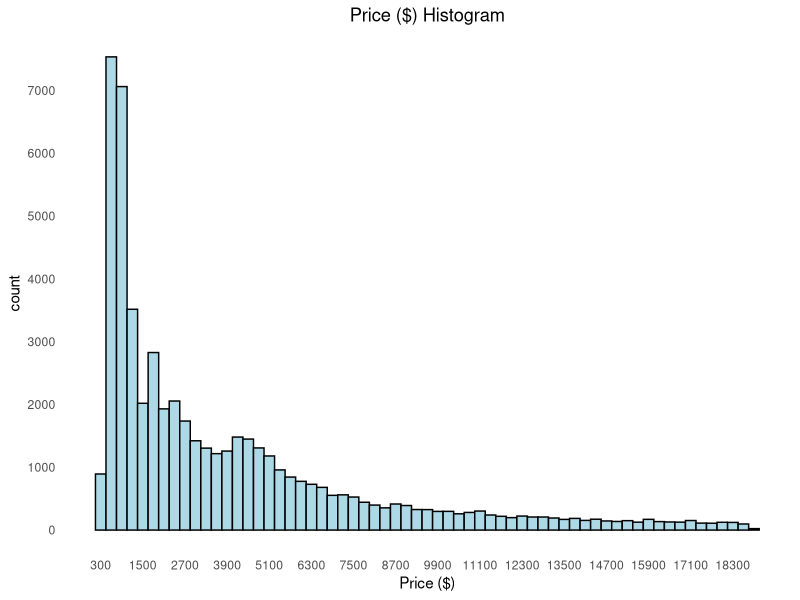
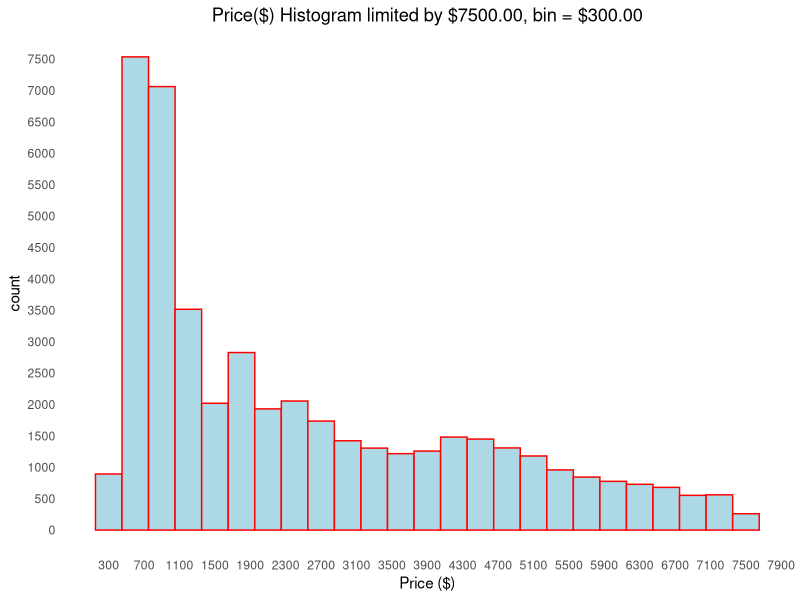
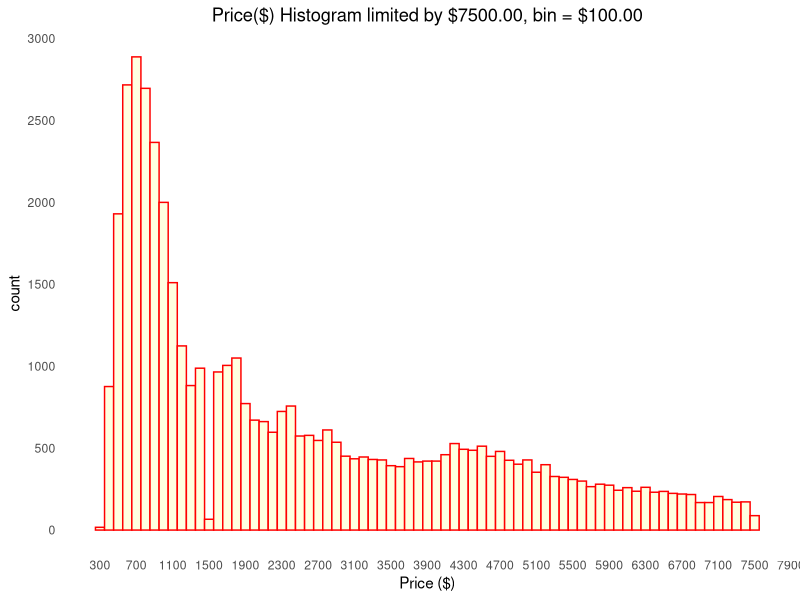
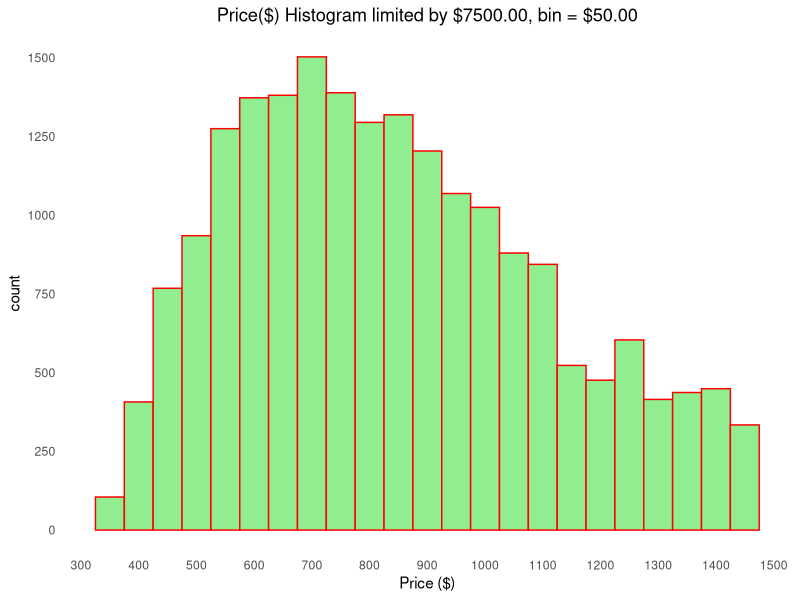
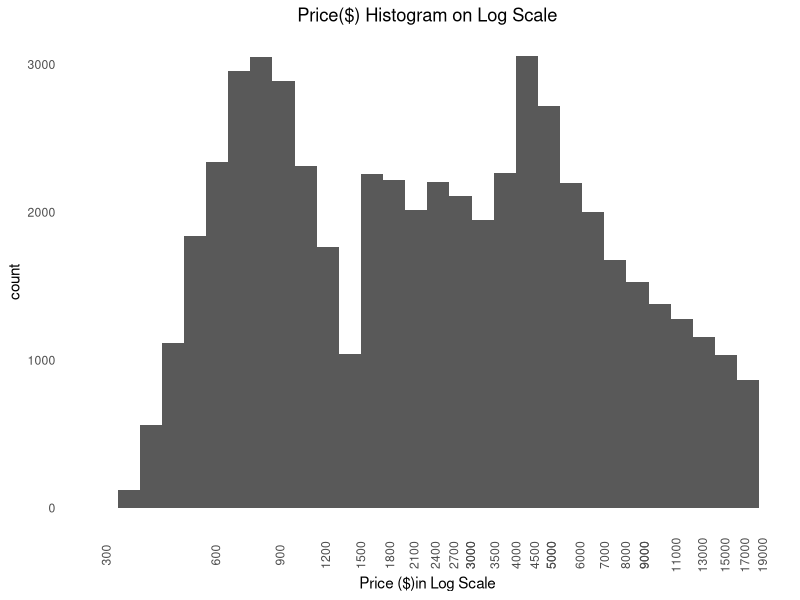
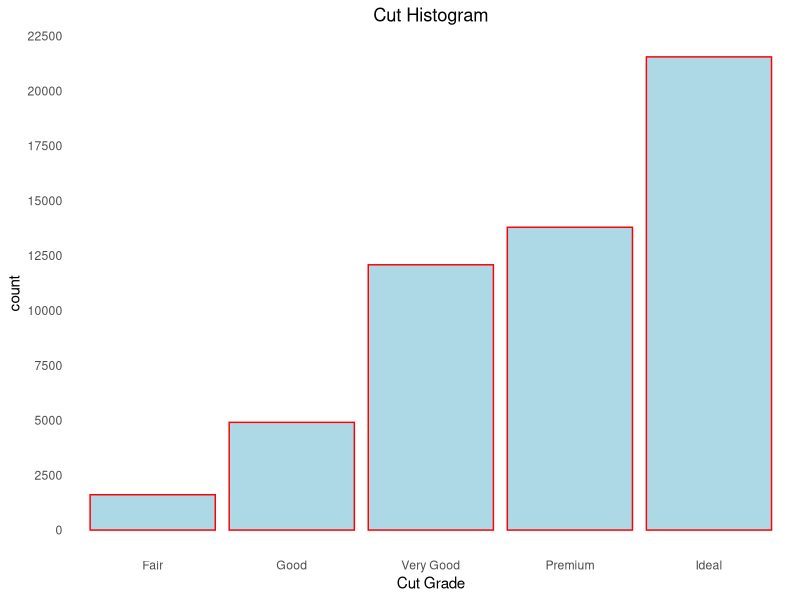
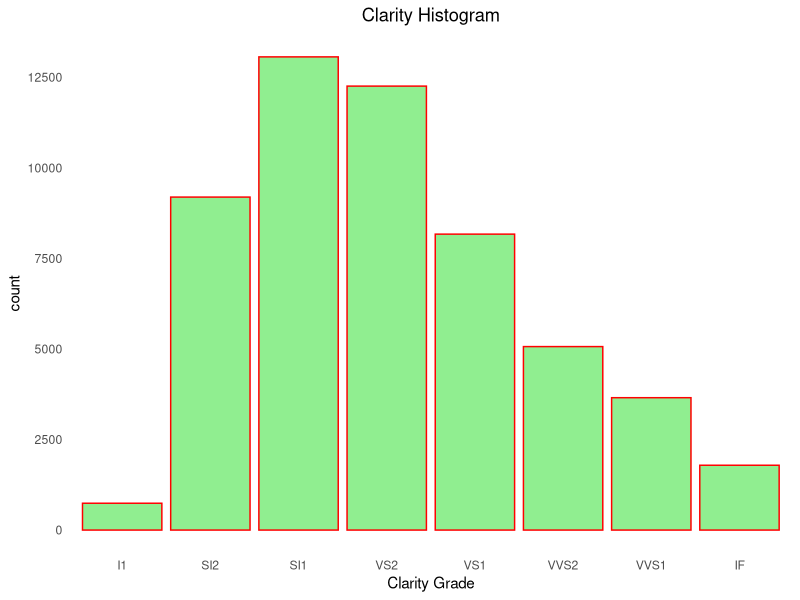
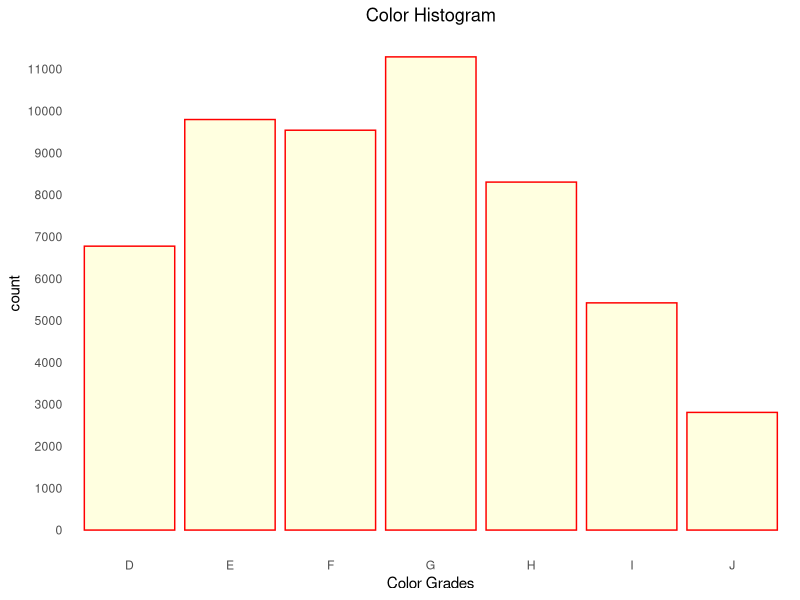

Write the R code that produced these figures, in order.
## ---- chunk 1
library(ggplot2)
library(dplyr)
library(reshape)
library(reshape2)
library(GGally)
library('ggthemes')
## ---- chunk 2
# Load the Data
data(diamonds)
## ---- chunk 3
str(diamonds)
## ---- chunk 4
print("The ascending order of quality of diamond cut levels:")
levels(diamonds$cut)
print("The ascending order of quality of diamond color levels:")
levels(diamonds$color)
print("The ascending order of quality of diamond clarity levels:")
levels(diamonds$clarity)
## ---- chunk 5
summary(diamonds)
## ---- chunk 6
print("Total missing values:")
table(is.na(diamonds$price))
## ---- chunk 7
ggplot(data = diamonds, aes(x = price)) +
  geom_histogram(binwidth = 300, color="black", fill = "light blue") +
  scale_x_continuous(breaks = seq(300,19000,1200)) +
  scale_y_continuous(breaks = seq(0,15000,1000)) + 
    labs(x="Price ($)", title = "Price ($) Histogram") +
    theme(axis.ticks = element_blank(), 
          panel.background = element_blank(), 
          panel.grid = element_blank(),
          axis.text.x = element_text(),
          plot.title = element_text(hjust = 0.5))
#x-scale is decided 
## ---- chunk 8
table(diamonds$price < 7500)/nrow(diamonds)
## ---- chunk 9
ggplot(data = subset(x = diamonds, price < 7500), aes(x = price)) +
  geom_histogram(binwidth = 300, color = "red", fill = "light blue") +
  scale_x_continuous(breaks = seq(300,19000,400)) +
  scale_y_continuous(breaks = seq(0,8000,500)) + 
    labs(x="Price ($)", title = "Price($) Histogram limited by $7500.00, bin = $300.00") +
    theme(axis.ticks = element_blank(), 
          panel.background = element_blank(), 
          panel.grid = element_blank(),
          axis.text.x = element_text(), 
          plot.title = element_text(hjust = 0.5)) 
#adjusting binwidth 
 
ggplot(data = subset(x = diamonds, price < 7500), aes(x = price)) +
  geom_histogram(binwidth = 100, color = "red", fill = "light yellow") +
  scale_x_continuous(breaks = seq(300,19000,400)) +
  scale_y_continuous(breaks = seq(0,3000,500)) + 
    labs(x="Price ($)", title = "Price($) Histogram limited by $7500.00, bin = $100.00") +
    theme(axis.ticks = element_blank(), 
          panel.background = element_blank(), 
          panel.grid = element_blank(),
          axis.text.x = element_text(), 
          plot.title = element_text(hjust = 0.5))
#
## ---- chunk 10

print("Price($) Histogram is right skewed with mean at around $800.00")
## ---- chunk 11
#print("Price($) Histogram is right skewed with mean at around $800.00")
#
ggplot(data = subset(x = diamonds, price < 1500), aes(x = price)) +
  geom_histogram(binwidth = 50, color = "red", fill = "light green") +
  scale_x_continuous(breaks = seq(300,2000,100)) +
  scale_y_continuous(breaks = seq(0,2000,250)) + 
    labs(x="Price ($)", title = "Price($) Histogram limited by $7500.00, bin = $50.00") +
    theme(axis.ticks = element_blank(), 
          panel.background = element_blank(), 
          panel.grid = element_blank(),
          axis.text.x = element_text(), 
          plot.title = element_text(hjust = 0.5))
## ---- chunk 12
ggplot(data = diamonds, aes(x = price)) +
  geom_histogram() +
  scale_x_log10(breaks = c(seq(300,3000,300), seq(3000, 5000, 500) ,seq(5000, 9000, 1000),seq(9000, 20000, 2000))) + 
    labs(x="Price ($)in Log Scale", title = "Price($) Histogram on Log Scale") +
    theme(axis.ticks = element_blank(), 
          panel.background = element_blank(), 
          panel.grid = element_blank(),
          axis.text.x = element_text(angle=90), 
          plot.title = element_text(hjust = 0.5))
## ---- chunk 13
round(table(diamonds$price < 1500)/nrow(diamonds),2) *100
## ---- chunk 14
ggplot(data = diamonds, aes(x = cut)) +
    geom_histogram(stat = "count", fill = "light blue", color = "red") +
    scale_y_continuous(breaks = seq(0,25000, 2500)) +
    labs(x="Cut Grade", title = "Cut Histogram") +
    theme(axis.ticks = element_blank(), 
          panel.background = element_blank(), 
          panel.grid = element_blank(),
          axis.text.x = element_text(), 
          plot.title = element_text(hjust = 0.5))
###
ggplot(data = diamonds, aes(x = clarity)) +
    geom_histogram(stat = "count", fill = "light green", color = "red") +
    scale_y_continuous(breaks = seq(0,15000, 2500)) +
    labs(x="Clarity Grade", title = "Clarity Histogram") +
    theme(axis.ticks = element_blank(), 
          panel.background = element_blank(), 
          panel.grid = element_blank(),
          axis.text.x = element_text(), 
          plot.title = element_text(hjust = 0.5))
###
ggplot(data = diamonds, aes(x = color)) +
    geom_histogram(stat = "count", fill = "light yellow", color = "red") +
    scale_y_continuous(breaks = seq(0,15000, 1000)) +
    labs(x="Color Grades", title = "Color Histogram") +
    theme(axis.ticks = element_blank(), 
          panel.background = element_blank(), 
          panel.grid = element_blank(),
          axis.text.x = element_text(), 
          plot.title = element_text(hjust = 0.5))
###
## ---- chunk 15
summary(diamonds$carat)
## ---- chunk 16
ggplot(data = diamonds, aes(x = carat)) +
    geom_histogram(binwidth = 0.1, color = "dark green", fill = "light yellow") +
    scale_x_log10(breaks = seq(0.2,3.2,.2)) +
    labs(x="Carat (Ct)", title = "Carat Histogram with bin = 0.1 Ct") +
    theme(axis.ticks = element_blank(), 
          panel.background = element_blank(), 
          panel.grid = element_blank(),
          axis.text.x = element_text(angle = 90), 
          plot.title = element_text(hjust = 0.5))
###
ggplot(data = diamonds, aes(x = carat)) +
    geom_histogram(binwidth = 0.01, color = "dark green", fill = "light yellow") +
    scale_x_log10(breaks = seq(0.2,3.2,.2)) +
    labs(x="Carat (Ct)", title = "Carat Histogram with bin = 0.01 Ct") +
    theme(axis.ticks = element_blank(), 
          panel.background = element_blank(), 
          panel.grid = element_blank(),
          axis.text.x = element_text(angle = 90), 
          plot.title = element_text(hjust = 0.5))
###
## ---- chunk 17
table((diamonds$carat < 2.5))/nrow(diamonds)
## ---- chunk 18
ggplot(data = diamonds, aes(x = depth)) +
    geom_histogram(binwidth = 0.5, color = "red", fill = "light blue") +
    xlim(55,70) +
    labs(x="Depth (mm)", title = "Depth Histogram") +
    theme(axis.ticks = element_blank(), 
          panel.background = element_blank(), 
          panel.grid = element_blank(),
          axis.text.x = element_text(), 
          plot.title = element_text(hjust = 0.5))
##
ggplot(data = diamonds, aes(x = table)) +
    geom_histogram(binwidth = 1, color = "red", fill = "light blue") +
    xlim(50,70) + 
   # scale_x_continuous(breaks = seq(40,80,2))+
    labs(x="Table (%)", title = "Table Histogram") +
    theme(axis.ticks = element_blank(), 
          panel.background = element_blank(), 
          panel.grid = element_blank(),
          axis.text.x = element_text(), 
          plot.title = element_text(hjust = 0.5))
## ---- chunk 19
print("Missing values in x:")
table(diamonds$x == 0)
print("Missing values in y:")
table(diamonds$y == 0)
print("Missing values in z:")
table(diamonds$z == 0)
## ---- chunk 20
diamonds$volume <- ( diamonds$x * diamonds$y * diamonds$z )
print("Summary stats of volume:")
summary(diamonds[!(diamonds$volume == 0),]$volume)
ggplot(data = subset(diamonds, (volume != 0)), aes(x = volume)) +
    geom_histogram(binwidth = 10, color = "red", fill = "light blue") +
    xlim(0,450) +
    labs(x = "Volume (mm cubic)", title = "Volume Histogram") +
    theme(axis.ticks = element_blank(), 
          panel.background = element_blank(), 
          panel.grid = element_blank(),
          axis.text.x = element_text(), 
          plot.title = element_text(hjust = 0.5))
## ---- chunk 21
suppressMessages(ggpairs(data = diamonds) +
    theme(axis.ticks = element_blank(), 
          axis.text = element_blank(), 
          plot.title = element_text(hjust = 0.5))) + 
    labs(title="Matrix of plots of all Diamond features ")
## ---- chunk 22
ggplot(data = diamonds, aes(x = carat, y = price)) + 
    geom_point() + 
    labs(x="Carat (Ct)", y="Price($)", title = "Carat (Ct.) vs. Price($)") +
    theme(axis.ticks = element_blank(), 
          panel.background = element_blank(), 
          panel.grid = element_blank(),
          axis.text.x = element_text(), 
          plot.title = element_text(hjust = 0.5))
## ---- chunk 23
ggplot(data = subset(diamonds, carat < quantile(carat, 0.99)),aes(x = carat, y = price) ) +
    geom_point(alpha = 1/10) +
    geom_smooth(method = "lm", color = "red") + 
    labs(x="Carat (Ct)", y = "Price ($)", title = " Linear Regression Price = f(Carat)") +
    theme(axis.ticks = element_blank(), 
          panel.background = element_blank(), 
          panel.grid = element_blank(),
          axis.text.x = element_text(), 
          plot.title = element_text(hjust = 0.5))
## ---- chunk 24
diamonds_by_carat <- diamonds  %>% group_by(carat) %>%
    summarise(price_mean = mean(price), 
              price_median = median(price), 
              n = n()) %>%
    arrange(carat)
summary(diamonds_by_carat)
ggplot(data = diamonds_by_carat, aes(x = carat, y = price_mean)) + 
    geom_line() + 
    labs(x="Carat (Ct)", y = "Mean Price($)", title = "Carat(ct.) vs. Mean price($) ") +
    theme(axis.ticks = element_blank(), 
          panel.background = element_blank(), 
          panel.grid = element_blank(),
          axis.text.x = element_text(), 
          plot.title = element_text(hjust = 0.5))
## ---- chunk 25
ggplot(data = subset(diamonds, carat < quantile(carat, 0.99)), 
       aes(x = carat, y = price)) +
    geom_point(color = "light blue") + 
    geom_line(stat = "summary", fun.y = mean, color = "red") +
    geom_line(stat = "summary", fun.y = median, color = "dark green") + 
    geom_line(stat = "summary", fun.y = quantile, fun.args = list(prob = 0.9), linetype = 2) + 
    geom_line(stat = "summary", fun.y = quantile, fun.args = list(prob = 0.1), linetype = 2) + 
    scale_color_discrete(name = "Y series", labels = c("mean", "median", "0.9", "0.1")) +
    labs(x="Carat (Ct)", y = "Mean Price($)", title = "Carat vs. Price. Carat Quantile, Mean(Red), Median(Green)") +
    theme(axis.ticks = element_blank(), 
          panel.background = element_blank(), 
          panel.grid = element_blank(),
          axis.text.x = element_text(), 
          plot.title = element_text(hjust = 0.5))
### TODO: add legend to this graph
## ---- chunk 26
cor(x = diamonds$carat, y = diamonds$price, method = "pearson")
## ---- chunk 27
by(data = diamonds$price, INDICES = diamonds$cut, FUN = summary)
ggplot(data = diamonds, aes(x = cut, y = price)) + 
    geom_boxplot() + 
    scale_y_continuous(breaks = seq(0,20000,1000)) + 
    labs(x="Color", y = "Price($)", title = "Boxplot of Cut") +
    theme(axis.ticks = element_blank(), 
          panel.background = element_blank(), 
          panel.grid = element_blank(),
          axis.text.x = element_text(), 
          plot.title = element_text(hjust = 0.5))
## ---- chunk 28
ggplot(data = diamonds, aes(x = cut, y = price)) + 
    geom_boxplot() + 
    scale_y_continuous(breaks = seq(0,10000,1000)) +
    coord_cartesian(ylim = c(0,10000)) + 
    labs(x="Cut Grades", y = "Price($)", title = "Boxplot of Cut after removing outliers") +
    theme(axis.ticks = element_blank(), 
          panel.background = element_blank(), 
          panel.grid = element_blank(),
          axis.text.x = element_text(), 
          plot.title = element_text(hjust = 0.5))
## ---- chunk 29
by(data = diamonds$price, INDICES = diamonds$clarity, FUN = summary)
ggplot(data = diamonds, aes(x = clarity, y = price)) + 
    geom_boxplot() + 
    scale_y_continuous(breaks = seq(0,20000,1000)) + 
    labs(x="Clarity Grade", y = "Price($)", title = "Boxplot of Clarity") +
    theme(axis.ticks = element_blank(), 
          panel.background = element_blank(), 
          panel.grid = element_blank(),
          axis.text.x = element_text(), 
          plot.title = element_text(hjust = 0.5))
## ---- chunk 30
ggplot(data = diamonds, aes(x = clarity, y = price)) + 
    geom_boxplot() + 
    scale_y_continuous(breaks = seq(0,10000,1000)) +
    coord_cartesian(ylim = c(0,7000)) + 
    labs(x="Clarity Grade", y = "Price($) removed outliers", title = "Boxplot of Clarity without Outliers") +
    theme(axis.ticks = element_blank(), 
          panel.background = element_blank(), 
          panel.grid = element_blank(),
          axis.text.x = element_text(), 
          plot.title = element_text(hjust = 0.5))
## ---- chunk 31
by(data = diamonds$price, INDICES = diamonds$color, FUN = summary)
ggplot(data = diamonds, aes(x = color, y = price)) + 
    geom_boxplot() + 
    scale_y_continuous(breaks = seq(0,20000,1000)) + 
    labs(x="Color", y = "Price($)", title = "Boxplot of Color") +
    theme(axis.ticks = element_blank(), 
          panel.background = element_blank(), 
          panel.grid = element_blank(),
          axis.text.x = element_text(), 
          plot.title = element_text(hjust = 0.5))
## ---- chunk 32
ggplot(data = diamonds, aes(x = color, y = price)) + 
    geom_boxplot() + 
    scale_y_continuous(breaks = seq(0,10000,1000)) +
    coord_cartesian(ylim = c(0,8000)) + 
    labs(x="Color", y = "Price($) removed outliers", title = "Boxplot of Color without Outliers") +
    theme(axis.ticks = element_blank(), 
          panel.background = element_blank(), 
          panel.grid = element_blank(),
          axis.text.x = element_text(), 
          plot.title = element_text(hjust = 0.5))
## ---- chunk 33
cor(x = diamonds$depth, y = diamonds$price, method = "pearson")
## ---- chunk 34
ggplot(data = diamonds, aes(x = depth, y = price)) + 
    geom_point() + 
    coord_cartesian(xlim = c(50, 75)) +
    scale_x_continuous(breaks = seq(50,75,2.5)) + 
    labs(x="Depth (mm)", y = "Price($)", title = "Depth vs. Price") +
    theme(axis.ticks = element_blank(), 
          panel.background = element_blank(), 
          panel.grid = element_blank(),
          axis.text.x = element_text(), 
          plot.title = element_text(hjust = 0.5))
## ---- chunk 35
cor(x = diamonds$table, y = diamonds$price, method = "pearson")
## ---- chunk 36
ggplot(data = diamonds, aes(x = table, y = price)) + 
    geom_point() + 
    coord_cartesian(xlim = c(45, 75)) +
    scale_x_continuous(breaks = seq(45,75,2.5)) + 
    labs(x="Table (%)", y = "Price($)", title = "Table vs Price") +
    theme(axis.ticks = element_blank(), 
          panel.background = element_blank(), 
          panel.grid = element_blank(),
          axis.text.x = element_text(), 
          plot.title = element_text(hjust = 0.5))
## ---- chunk 37
cor(diamonds$volume, diamonds$price, method = "pearson")
## ---- chunk 38
ggplot(data = diamonds, aes(x = volume, y = price)) + 
    geom_point() + 
    coord_cartesian(xlim = c(0,500), ylim = c(0,25000)) + 
    geom_smooth(method = "lm", color = "red") + 
    labs(x="Volume (mm cubic)", y = "Price($)", title = "Volume vs. Price") +
    theme(axis.ticks = element_blank(), 
          panel.background = element_blank(), 
          panel.grid = element_blank(),
          axis.text.x = element_text(), 
          plot.title = element_text(hjust = 0.5))
## ---- chunk 39
ggplot(data = diamonds, aes(x = carat, y = price)) +
  geom_point(aes(color = color)) +
  facet_wrap(~ cut, ncol = 2) + 
  labs(title = "Figure 1: Facets by Diamond Cut") +
  scale_color_brewer(type = "div") +
  geom_vline(xintercept = c(1,2,3)) + 
  geom_hline(yintercept = c(5000,10000,15000), color = "blue") + 
    labs(x="Carat (Ct.)", y = "Price($)") +
    theme(axis.ticks = element_blank(), 
          panel.background = element_blank(), 
          panel.grid = element_blank(),
          axis.text.x = element_text(), 
          plot.title = element_text(hjust = 0.5))
###
ggplot(data = diamonds, aes(x = carat, y = price)) +
  geom_point(aes(color = color)) +
  facet_wrap(~ clarity, ncol = 2)+ 
  labs(title = "Figure 2: Facets by Diamond Clarity")+
  scale_color_brewer(type = "div") +
  geom_vline(xintercept = c(1,2,3)) + 
    geom_hline(yintercept = c(5000,10000,15000), color = "blue") + 
    labs(x="Carat (Ct.)", y = "Price($)") +
    theme(axis.ticks = element_blank(), 
          panel.background = element_blank(), 
          panel.grid = element_blank(),
          axis.text.x = element_text(), 
          plot.title = element_text(hjust = 0.5))
###
ggplot(data = diamonds, aes(x = color, y = carat)) +
  geom_boxplot() + 
  labs(title = "Figure 3: Diamond Color and Carat relation")+ 
    labs(x="Color", y = "Carat(Ct.)") +
    theme(axis.ticks = element_blank(), 
          panel.background = element_blank(), 
          panel.grid = element_blank(),
          axis.text.x = element_text(), 
          plot.title = element_text(hjust = 0.5))

###
ggplot(data = diamonds, aes(x = carat/volume, y = price)) +
  geom_point(aes(color = cut)) +
  facet_wrap(~ color, ncol = 2) + 
  labs(title = "Figure 4: Facets by Diamond Color")+
  scale_color_brewer(type = "div") + 
    labs(x="Carat per Vol. (Ct/mm cubic)", y = "Price($)") +
    theme(axis.ticks = element_blank(), 
          panel.background = element_blank(), 
          panel.grid = element_blank(),
          axis.text.x = element_text(), 
          plot.title = element_text(hjust = 0.5))

###
ggplot(data = diamonds, aes(x = carat/volume, y = price)) + 
    geom_point() + 
    labs(title = "Figure 5: Diamond Density plot") + 
    labs(x="Carat per Vol. (Ct/mm cubic)", y = "Price($)") +
    theme(axis.ticks = element_blank(), 
          panel.background = element_blank(), 
          panel.grid = element_blank(),
          axis.text.x = element_text(), 
          plot.title = element_text(hjust = 0.5))

###
ggplot(data = diamonds, aes(x = carat, y = price)) +
  geom_point(aes(color = cut)) +
  facet_wrap(~ clarity, ncol = 2)  +
  geom_smooth(method = "lm", color = "red") +
  geom_vline(xintercept = c(1,2,3)) + 
  labs(title = "Figure 6: Facets by Diamond Clarity")+
  scale_color_brewer(type = "div") + 
    geom_hline(yintercept = c(5000,10000,15000), color = "blue") + 
    labs(x="Carat (Ct.)", y = "Price($)") +
    theme(axis.ticks = element_blank(), 
          panel.background = element_blank(), 
          panel.grid = element_blank(),
          axis.text.x = element_text(), 
          plot.title = element_text(hjust = 0.5))

###
## ---- chunk 40
ggplot(data = diamonds, aes(x = price)) +
  geom_histogram(color = "red", fill = "light blue") +
  scale_x_log10(breaks = c(seq(300,3000,300), seq(3000, 5000, 500) ,seq(5000, 9000, 1000),seq(9000, 20000, 2000))) + 
    labs(title = "Price histogram on logarithmic scale") +
    scale_y_continuous(breaks = c(seq(0,3000,250))) + 
    geom_vline(xintercept = 1500, color = "dark green", linetype = 5)+
    theme(axis.ticks = element_blank(), 
          panel.background = element_blank(), 
          panel.grid = element_blank(),
          axis.text.x = element_text(angle = 90), 
          plot.title = element_text(hjust = 0.5)) + 
    labs(x="Price ($)")
    
## ---- chunk 41
print("the mean carat for diamonds with price < $1500")
mean(diamonds[diamonds$price < 1500, ]$carat)
print("the mean carat for diamonds with price > $1500")
mean(diamonds[diamonds$price > 1500, ]$carat)
## ---- chunk 42
ggplot(data = diamonds, aes(x = color, y = carat)) +
  geom_boxplot(color = "red", fill = "yellow") + 
  labs(title = "Color & Carat relation") +
    theme(axis.ticks = element_blank(), 
          panel.background = element_blank(), 
          panel.grid = element_blank(),
          axis.text.x = element_text(), 
          plot.title = element_text(hjust = 0.5)) + 
    labs(x="Color", y = "Carat(Ct.)")
## ---- chunk 43
ggplot(data = diamonds[diamonds$carat < 4, ], aes(x = carat, y = price)) +
  geom_point(aes(color = cut)) +
  facet_wrap(~ clarity)  +
  geom_smooth(method = "lm") +
  geom_vline(xintercept = c(1,2,3)) + 
  labs(title = "Carat vs. Pirce. Facets by Clarity. Color by Cut")+
  scale_color_brewer(type = "div")   +
    theme(axis.ticks = element_blank(), 
          panel.background = element_blank(), 
          panel.grid = element_blank(),
          axis.text.x = element_text(), 
          plot.title = element_text(hjust = 0.5)) + 
    labs(x="Carat(Ct.)", y = "Price ($)")
